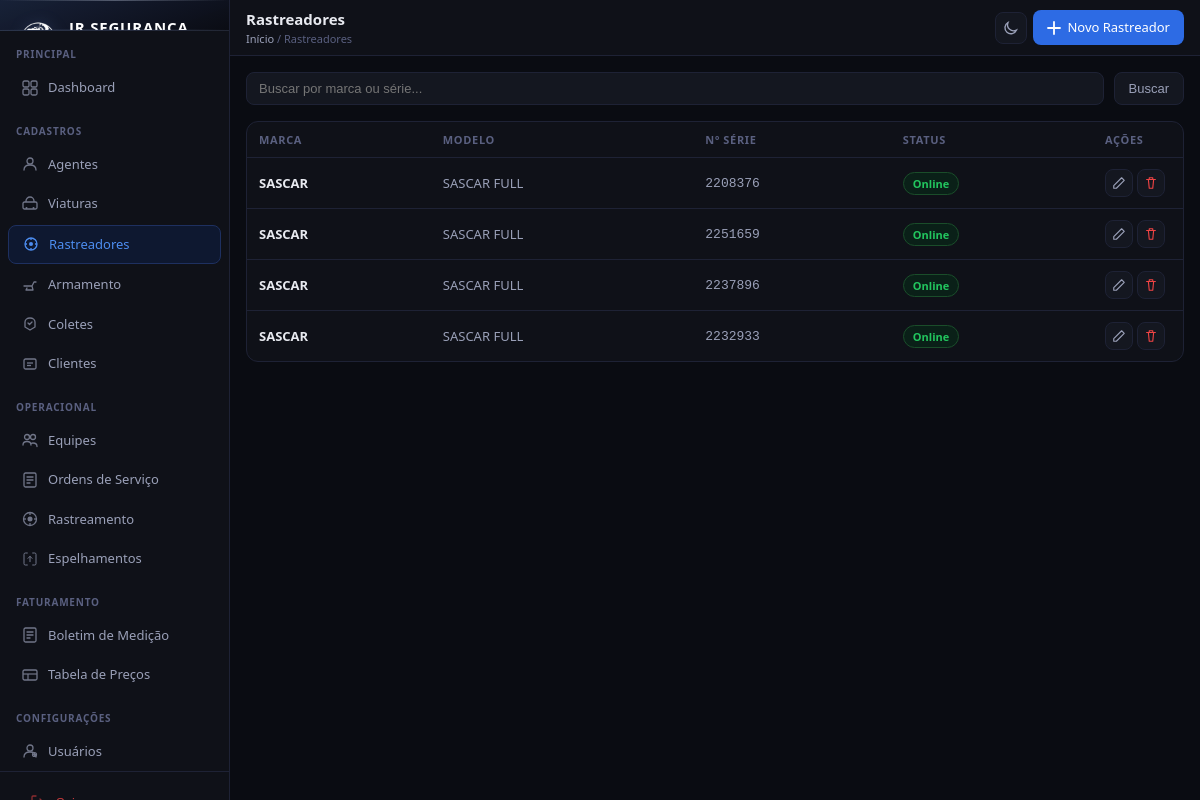
Page /rastreadores/ (signed in) on the earlier database version.
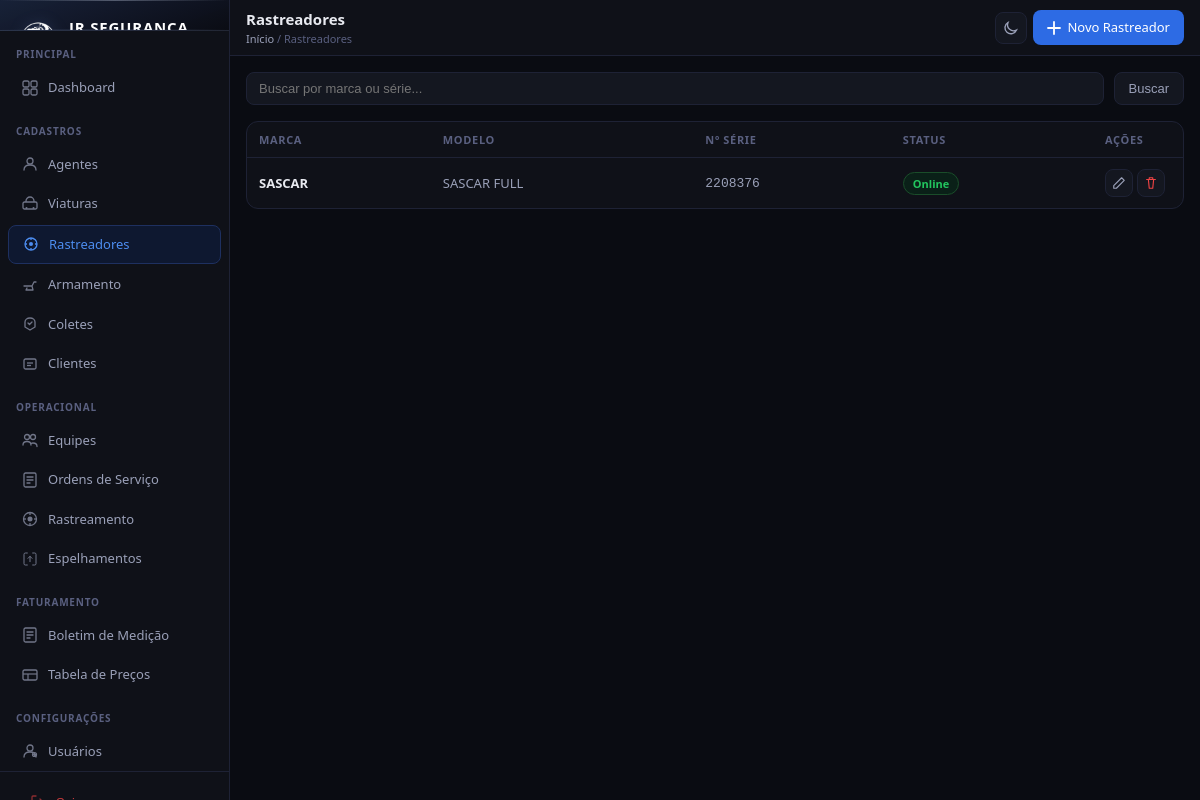
Same page on the later database version.
### cadastros/models.py (models this page shows, shortened)
class Rastreador(models.Model):
    STATUS_CHOICES = [
        ('online', 'Ativo / Online'),
        ('offline', 'Offline'),
        ('manutencao', 'Em manutencao'),
    ]
    marca = models.CharField(max_length=100, verbose_name='Marca / Fabricante')
    modelo = models.CharField(max_length=100, verbose_name='Modelo')
    numero_serie = models.CharField(max_length=50, unique=True, verbose_name='Nr de Serie')
    status = models.CharField(max_length=15, choices=STATUS_CHOICES, default='online', verbose_name='Status')
    criado_em = models.DateTimeField(auto_now_add=True)
    atualizado_em = models.DateTimeField(auto_now=True)
    class Meta:
        verbose_name = 'Rastreador'
        verbose_name_plural = 'Rastreadores'
        ordering = ['marca', 'modelo']

### cadastros/views.py (the view)
# urls.py: path('rastreadores/', views.rastreador_list, name='rastreador_list'),
@login_required
def rastreador_list(request):
    q = request.GET.get('q', '')
    rastreadores = Rastreador.objects.all()
    if q:
        rastreadores = rastreadores.filter(Q(marca__icontains=q) | Q(numero_serie__icontains=q) | Q(modelo__icontains=q))
    return render(request, 'cadastros/rastreador_list.html', {'rastreadores': rastreadores, 'q': q})

### cadastros/templates/cadastros/rastreador_list.html (shortened to what this page needs)
﻿{% extends 'cadastros/base.html' %}
{% block page_title %}Rastreadores{% endblock %}
{% block breadcrumb %}<a href="{% url 'dashboard' %}">Início</a> / Rastreadores{% endblock %}
{% block topbar_actions %}<a href="{% url 'rastreador_create' %}" class="btn btn-primary"><svg width="14" height="14" fill="none" viewBox="0 0 14 14"><path d="M7 1v12M1 7h12" stroke="currentColor" stroke-width="1.8" stroke-linecap="round"/></svg> Novo Rastreador</a>{% endblock %}
{% block content %}
<div class="search-bar">
  <form method="get" style="display:flex;gap:10px;flex:1">
    <input type="text" name="q" value="{{ q }}" placeholder="Buscar por marca ou série...">
    <button type="submit" class="btn btn-secondary">Buscar</button>
  </form>
</div>
<div class="card" style="padding:0">
  <div class="table-wrap">
    <table>
      <thead>
        <tr><th>Marca</th><th>Modelo</th><th>Nº Série</th><th>Status</th><th style="width:90px">Ações</th></tr>
      </thead>
      <tbody>
        {% for r in rastreadores %}
        <tr>
          <td><strong style="color:var(--text)">{{ r.marca }}</strong></td>
          <td style="color:var(--text2)">{{ r.modelo }}</td>
          <td style="font-family:monospace;color:var(--text2)">{{ r.numero_serie }}</td>
          <td>
            {% if r.status == 'online' %}<span class="badge badge-green">Online</span>
            {% elif r.status == 'offline' %}<span class="badge badge-red">Offline</span>
            {% else %}<span class="badge badge-amber">Manutenção</span>{% endif %}
          </td>
          <td>
            <div style="display:flex;gap:4px">
              <a href="{% url 'rastreador_edit' r.pk %}" class="btn-icon" title="Editar"><svg width="14" height="14" fill="none" viewBox="0 0 16 16"><path d="M11 2l3 3L5 14H2v-3L11 2z" stroke="currentColor" stroke-width="1.3" stroke-linejoin="round"/></svg></a>
              <a href="{% url 'rastreador_delete' r.pk %}" class="btn-icon" title="Excluir" style="color:var(--red)"><svg width="14" height="14" fill="none" viewBox="0 0 16 16"><path d="M3 4h10M6 4V2h4v2M5 4l1 10h4l1-10" stroke="currentColor" stroke-width="1.3" stroke-linecap="round" stroke-linejoin="round"/></svg></a>
            </div>
          </td>
        </tr>
        {% empty %}
        <tr><td colspan="5" style="text-align:center;color:var(--text3);padding:32px">Nenhum rastreador encontrado.</td></tr>
        {% endfor %}
      </tbody>
    </table>
  </div>
</div>
{% endblock %}

Differences in the rows shown:
removed Rastreador: marca "SASCAR", modelo "SASCAR FULL", numero_serie "2251659", status "Online"
removed Rastreador: marca "SASCAR", modelo "SASCAR FULL", numero_serie "2237896", status "Online"
removed Rastreador: marca "SASCAR", modelo "SASCAR FULL", numero_serie "2232933", status "Online"
